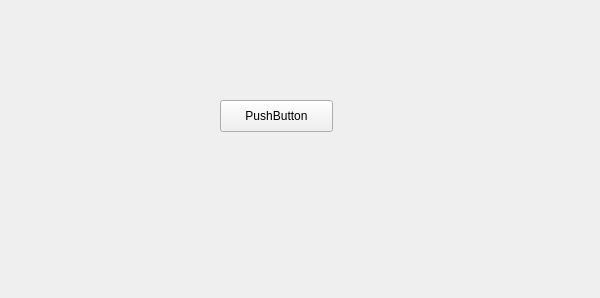
<?xml version="1.0" encoding="UTF-8"?>
<ui version="4.0">
 <class>MainWindow</class>
 <widget class="QMainWindow" name="MainWindow">
  <property name="geometry">
   <rect>
    <x>0</x>
    <y>0</y>
    <width>600</width>
    <height>298</height>
   </rect>
  </property>
  <property name="windowTitle">
   <string>MainWindow</string>
  </property>
  <widget class="QWidget" name="centralwidget">
   <widget class="QPushButton" name="pushButton">
    <property name="geometry">
     <rect>
      <x>220</x>
      <y>100</y>
      <width>113</width>
      <height>32</height>
     </rect>
    </property>
    <property name="text">
     <string>PushButton</string>
    </property>
   </widget>
  </widget>
 </widget>
 <resources/>
 <connections/>
</ui>
